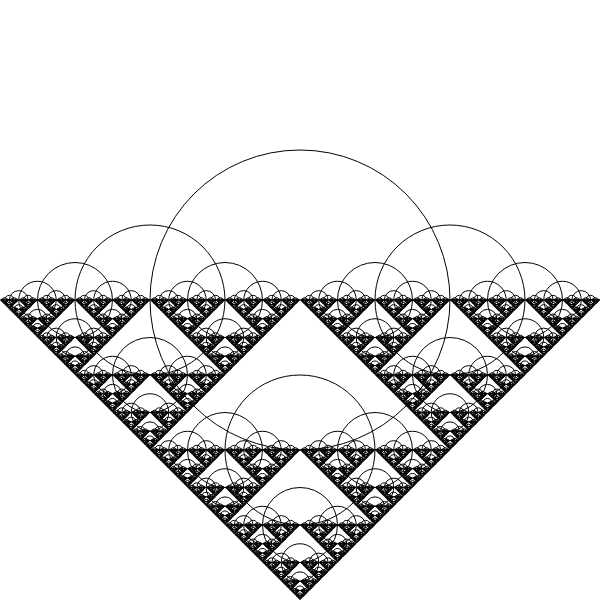
Frame 1 (no input)
Frame 60 (no input): identical to frame 1, image omitted
Frame 120 (the mouse pressed at the canvas centre since frame 60): identical to frame 1, image omitted

The p5.js sketch that drew this single still picture (run headless with seeded random() and noise() and a simulated clock; from frame 60 on, the mouse is pressed at the canvas centre):

// p5.js sketch
// ── sketch.js
function recursiveCircle(x, y, dia) {
  stroke(0);
  noFill();
  ellipse(x, y, dia, dia);
  if (dia >= 2) {
    recursiveCircle(x+dia/2, y, dia / 2);
    recursiveCircle(x-dia/2, y, dia / 2);
    recursiveCircle(x, y+dia/2, dia / 2);  //Sierpinski triangle
    //recursiveCircle(x, y-dia/2, dia / 2);
  }
}

function setup() {
  createCanvas(600, 600);
  recursiveCircle(width / 2, height / 2, 300);
}

function draw() {
  //background(230);
}
